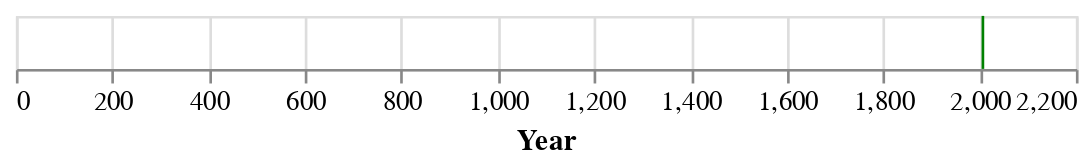

The notebook cell saved with this chart:
### Code cell
rules # when replacing q with t

### Figure 1 — Vega-Lite specification as saved in the notebook (floating-point values rounded to 4 significant figures)
{"config": {"view": {"continuousWidth": 400, "continuousHeight": 300}}, "data": {"name": "data-fdb2268756bffa730304f5922b566440"}, "mark": "rule", "encoding": {"color": {"field": "color", "scale": null, "type": "nominal"}, "x": {"field": "Year", "type": "quantitative"}}, "$schema": "https://vega.github.io/schema/vega-lite/v4.17.0.json", "datasets": {"data-fdb2268756bffa730304f5922b566440": [{"Year": 2007, "color": "green"}]}}
